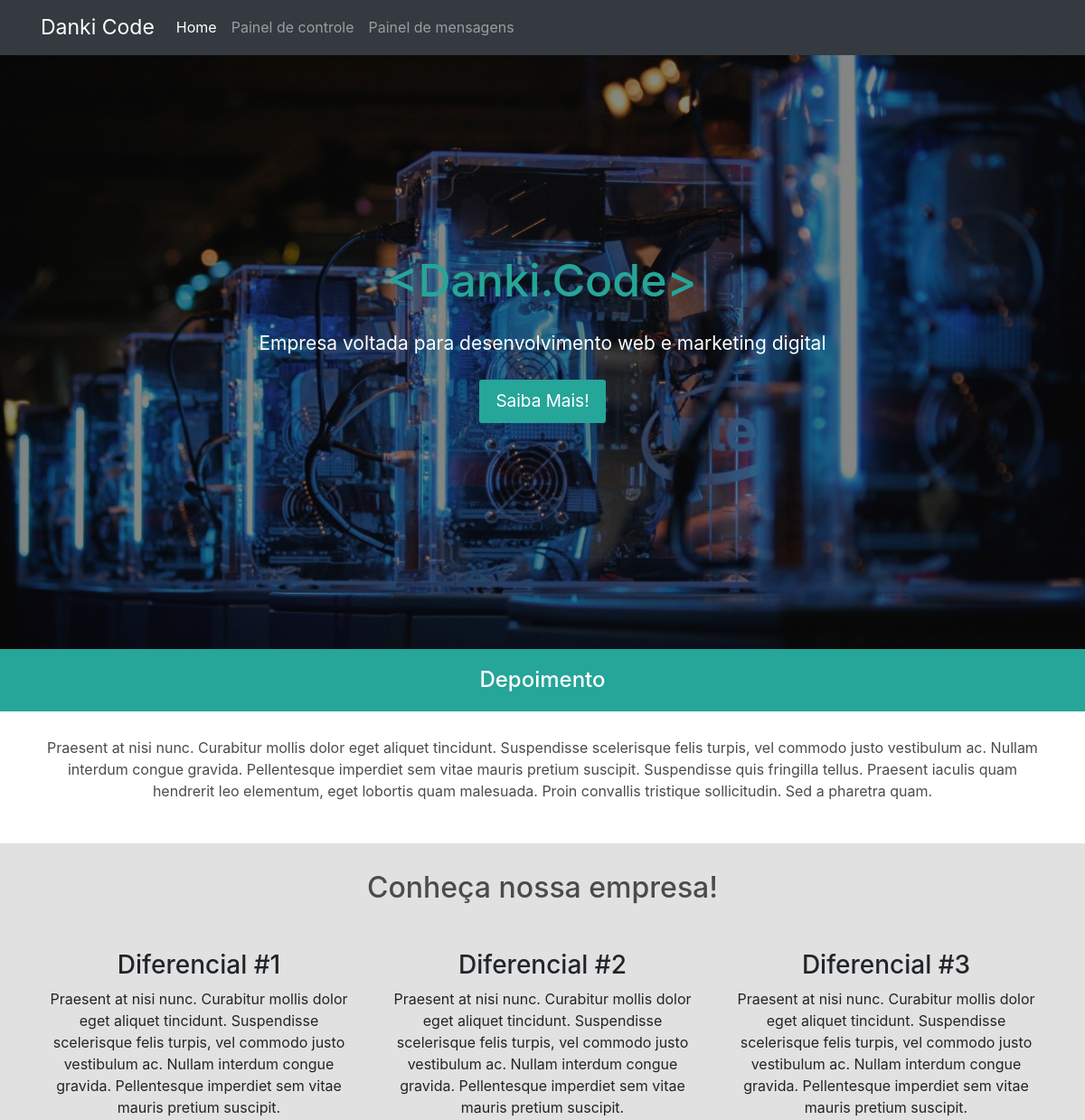
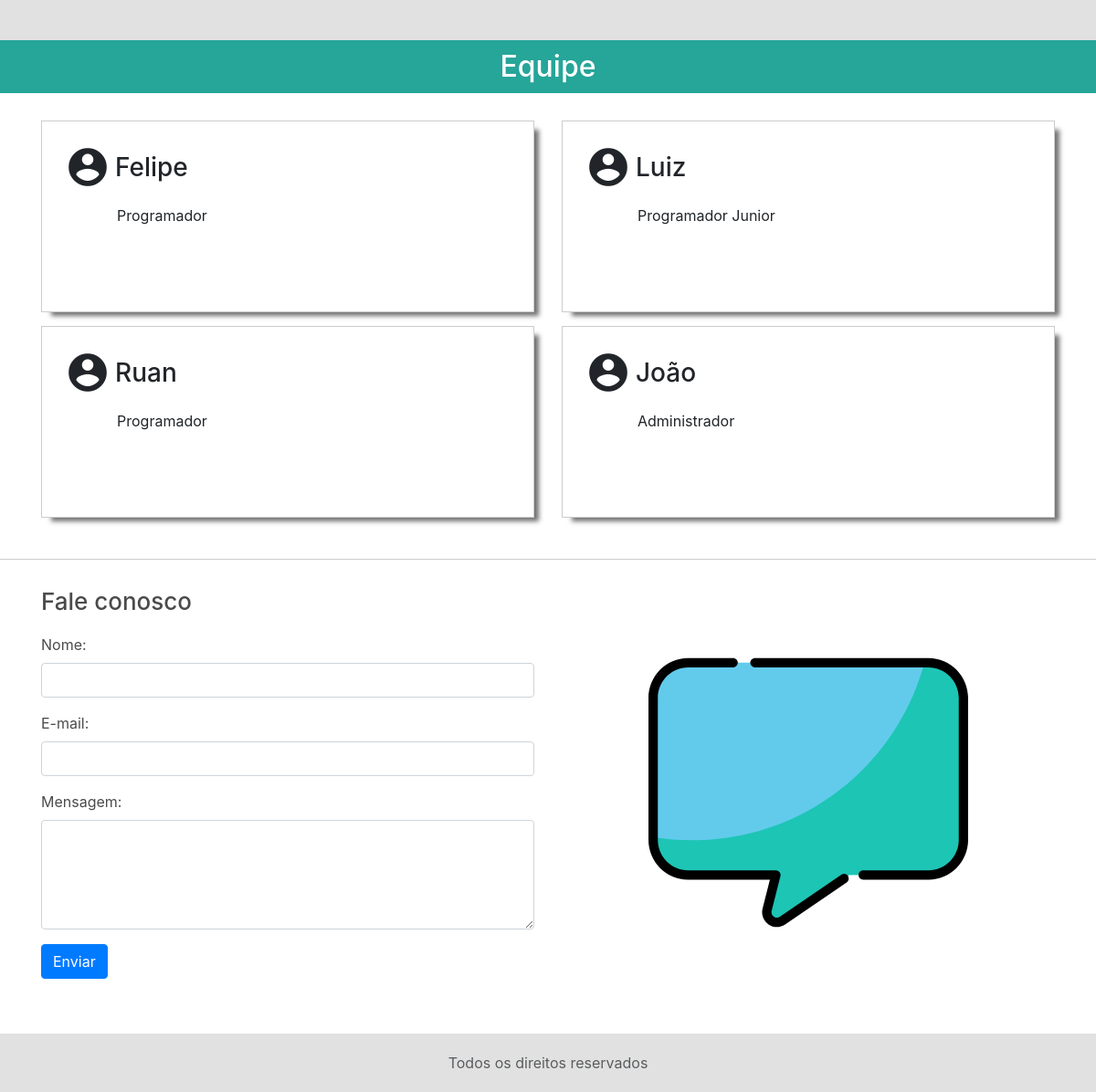
The page / on the database its author committed (2 pictures, top to bottom).
### tables this page shows
CREATE TABLE `tb_sobre` (
  `id` int(11) NOT NULL,
  `sobre` longtext NOT NULL
);

CREATE TABLE `tb_equipe` (
  `id` int(11) NOT NULL,
  `nome` varchar(255) NOT NULL,
  `descricao` text NOT NULL
);

### index.php (the view, shortened to what this page needs)
<?php
    $pdo = new PDO('mysql:host=localhost;dbname=projeto_1', 'root', '');
    $sobre = $pdo->prepare("SELECT * FROM `tb_sobre`");
    $sobre->execute();
    $sobre = $sobre->fetch()['sobre'];
?>
<!doctype html>
<html lang="en">
  <head>
    <link rel="stylesheet" href="https://stackpath.bootstrapcdn.com/bootstrap/4.5.2/css/bootstrap.min.css">
    <link rel="stylesheet" href="assets/css/style.css">
  </head>
  <body>
    <nav class="navbar navbar-expand-lg navbar-dark fixed-top bg-dark">
        <div class="container">
            <a class="navbar-brand" href="#">Danki Code</a>
            <div class="collapse navbar-collapse" id="navbarsExample07">
                <ul class="navbar-nav mr-auto">
                    <li class="nav-item active">
                        <a class="nav-link" href="#">Home</a>
                    </li>
                    <li class="nav-item">
                        <a class="nav-link" href="cms">Painel de controle</a>
                    </li>
                    <li class="nav-item">
                        <a class="nav-link" href="cms/mensagens.php">Painel de mensagens</a>
                    </li>
                </ul>
            </div>
        </div>
    </nav>
    <div class="box">
        <section class="banner">
            <div class="overlay"></div>
            <div class="container chamada-banner">
                <div class="row">
                    <div class="col-md-12 text-center">
                        <h2> <? echo htmlentities('<') ?>Danki.Code<? echo htmlentities('>') ?></h2>
                        <p>Empresa voltada para desenvolvimento web e marketing digital</p>
                        <a href="#" id="saiba_mais" >Saiba Mais!</a>
                    </div>
                </div>
            </div>
        </section>
        <section class="depoimento text-center">
            <h2>Depoimento</h2>
            <div class="container">
                <div class="row">
                    <div class="col-md-12">
                        <blockquote>
                            Praesent at nisi nunc. Curabitur mollis dolor eget aliquet tincidunt. Suspendisse
                            scelerisque felis turpis, vel commodo justo vestibulum ac. Nullam interdum congue
                            gravida. Pellentesque imperdiet sem vitae mauris pretium suscipit. Suspendisse quis
                            fringilla tellus. Praesent iaculis quam hendrerit leo elementum, eget lobortis quam
                            malesuada. Proin convallis tristique sollicitudin. Sed a pharetra quam.
                        </blockquote>
                    </div>
                </div>
            </div>
        </section>
        <section class="diferenciais text-center">
            <h2>Conheça nossa empresa!</h2>
            <div class="container diferenciais-container">
                <div class="row">
                    <?php echo $sobre ?>
                </div>
            </div>
        </section>
        <section class="equipe">
            <h2>Equipe</h2>
            <div class="container equipe-container">
                <div class="row width-100">
                    <?php
                        $selecionarMembros = $pdo->prepare("SELECT `nome`,`descricao` FROM `tb_equipe`");
                        $selecionarMembros->execute();
                        $membros = $selecionarMembros->fetchAll();
                        foreach($membros as $key=>$value){
                    ?>
                        <div class="col-md-6">
                            <div class="equipe-single">
                                <div class="col-md-12 equipe-top">
                                    <div class="user-picture">
                                        <span class="material-icons icon-equipe">
                                        </span>
                                    </div>
                                    <h3><? echo $value['nome'] ?></h3>
                                </div>
                                <div class="col-md-12 content">
                                    <p><? echo $value['descricao'] ?></p>
                                </div>
                            </div>
                        </div>
                    <? } ?>
                </div>
            </div>
        </section>
        <section class="final-page">
            <div class="container">
                <div class="row">
                    <div class="col-md-6">
                        <h2>Fale conosco</h2>
                        <form method="post">
                            <div class="form-group">
                                <label for="nome">Nome: </label>
                                <input type="text" name="nome" id="nome" class="form-control">
                            </div>
                            <div class="form-group">
                                <label for="email">E-mail: </label>
                                <input type="email" name="email" id="email" class="form-control">
                            </div>
                            <div class="form-group">
                                <label for="mensagem">Mensagem: </label>
                                <textarea name="mensagem" id="mensagem" cols="30" rows="10" class="form-control"></textarea>
                            </div>
                            <button type="submit" name="acao" class="btn btn-primary">Enviar</button>
                        </form>
                    </div>
                    <div class="col-md-6">
                        <div class="container-balao">
                            <img src="assets/images/balao.svg" alt="Balão de conversa">
                        </div>
                    </div>
                </div>
            </div>
        </section>
    </div>
    <footer>
        <p class="text-center">Todos os direitos reservados</p>
    </footer>
    </body>
</html>

### assets/css/style.css (style rules this page uses)
.navbar-brand { font-size: 23px; }
body { width: 100% !important; }
.box { position: relative; margin: 30px 0px 0px 0px; width: 100%; }
.width-100 { width: 100% !important; }
section.banner { padding: 250px 0px; position: relative; min-height: 400px; background-image: url('../images/bg.jpg'); width: 100%; background-size: cover; background-position: center; }
section.banner > .container { position: relative; z-index: 2; }
.overlay { z-index: 1; width: 100%; height: 100%; left: 0; top: 0; position: absolute; background: rgba(15,15,15,0.5); }
.chamada-banner h2 { color: #26a599; font-size: 50px; }
.chamada-banner p { margin: 24px 0px; color:#ffffff; font-size: 21px; }
.chamada-banner a { padding: 10px 18px; color: #ffffff; font-size: 19px; display: inline-block; background-color: #26a599; border-radius: 3px; text-decoration: none; transition: opacity 2s; }
section.depoimento h2 { color: #ffffff; font-size: 24px; background-color: #26a599; padding: 20px 0px; }
section.depoimento blockquote { color: #4b4b4b; font-size: 16px; margin-top: 20px; }
section.depoimento { padding-bottom: 30px; }
section.diferenciais h2 { color: #4b4b4b; }
section.diferenciais { padding: 30px 0px; background-color: rgb(225,225,225); }
.diferenciais-container { margin-top: 50px; }
.equipe-container { padding: 30px 0px; display: flex; justify-content: center; flex-direction: column; align-items: center; }
.equipe-single { margin-bottom: 15px; width: 100%; padding: 20px 10px; min-height: 210px; border: 1px solid #ccc; box-shadow: 8px 7px 5px -3px rgba(20,20,20,0.6); }
section.equipe h2 { margin: 0px; text-align: center; padding: 10px 2%; background-color: #26a599; color: #ffffff; }
.equipe-single h3 { display: inline-block; margin: 0px 0px 0px 5px; }
.equipe-single .equipe-top { display: flex; align-items: center; margin-bottom: 10px ; }
.equipe-single .content { padding-left: 72px; }
.user-picture { display: inline-block; }
.user-picture .icon-equipe { font-size: 50px; margin-top: 5px ; }
section.final-page { padding: 30px 0px; color: #4b4b4b; border-top: 1px solid #ccc; }
section.final-page textarea { height: 120px; }
section.final-page h2 { margin-top: 0px; margin-bottom: 20px; font-size: 26px; }
section.final-page form { margin-bottom: 30px; }
section.final-page .container-balao { display: flex; justify-content: center; align-items: center; flex-direction: column; height: 450px; }
section.final-page .container-balao img { width: 350px; height: 350px; }
footer { background-color: rgb(225,225,225); padding: 20px 0px; }
footer p { margin: 0px; opacity: 0.7; }

### rows shown on the page
tb_sobre: sobre "Diferencial #1 Praesent at nisi nunc. Curabitur mollis dolor eget aliquet tincidunt. Suspendisse scelerisque felis turpis, vel commodo justo vestibulum ac. Nullam interdum congue gravida. Pellentesque imperdiet sem vitae mauris pretium suscipit. Diferencial #2 Praesent at nisi nunc. Curabitur mollis dolor eget aliquet tincidunt. Suspendisse scelerisque felis turpis, vel commodo justo vestibulum ac. Nullam interdum congue gravida. Pellentesque imperdiet sem vitae mauris pretium suscipit. Diferencial #3 Praesent at nisi nunc. Curabitur mollis dolor eget aliquet tincidunt. Suspendisse scelerisque felis turpis, vel commodo justo vestibulum ac. Nullam interdum congue gravida. Pellentesque…"
tb_equipe: nome "Felipe", descricao "Programador"
tb_equipe: nome "Luiz", descricao "Programador Junior"
tb_equipe: nome "Ruan", descricao "Programador"
tb_equipe: nome "João", descricao "Administrador"
